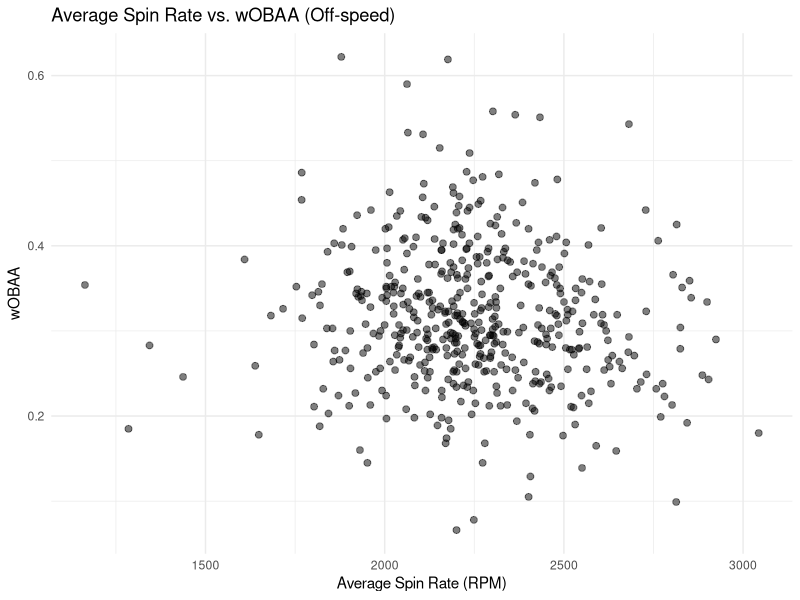
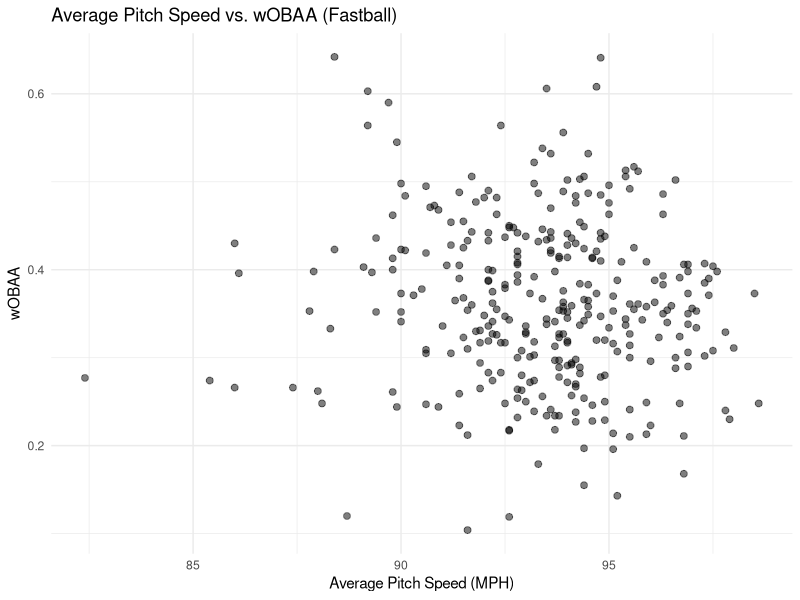

The R source for these figures, in order:
# Libraries
library(tidyverse)



# Load Data
pitcher_data <- read_csv("2020_summary.csv")



# Off-speed RPM vs. wOBAA
pitcher_data %>%
  filter(pitch_category == "Off-speed") %>%
  ggplot(aes(x = `Average Spin Rate`, y = wOBAA)) +
  geom_point(size = 2, alpha = 0.5) +
  labs(title = "Average Spin Rate vs. wOBAA (Off-speed)",
       x = "Average Spin Rate (RPM)", y = "wOBAA") +
  theme_minimal()

cor(pitcher_data$`Average Spin Rate`, pitcher_data$wOBAA)

# Result: No relatonship



# Fastball Speed vs. wOBAA
pitcher_data %>%
  filter(pitch_category == "Fastball") %>%
  ggplot(aes(x = `Average Pitch Speed`, y = wOBAA)) +
  geom_point(size = 2, alpha = 0.5) +
  labs(title = "Average Pitch Speed vs. wOBAA (Fastball)",
       x = "Average Pitch Speed (MPH)", y = "wOBAA") +
  theme_minimal()

cor(pitcher_data$`Average Pitch Speed`, pitcher_data$wOBAA)

# Result: No relatonship

